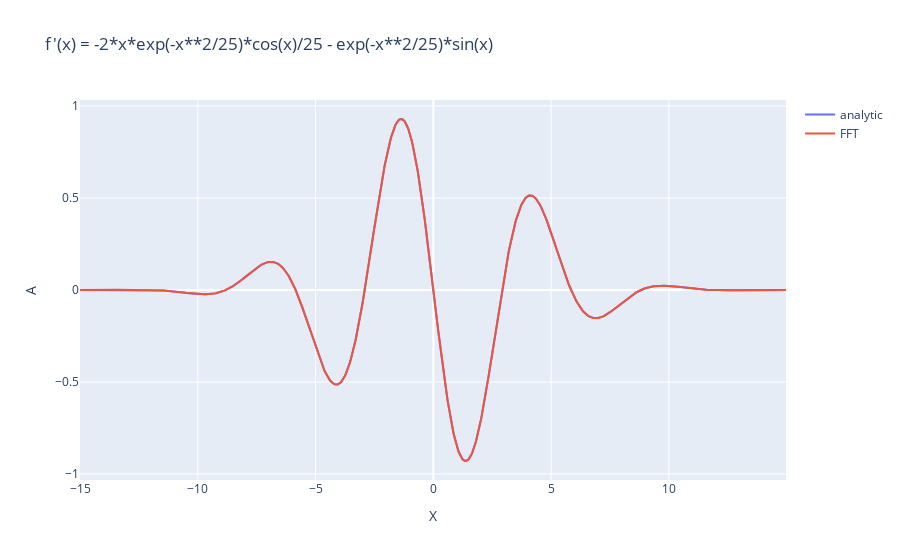

This figure's notebook cell:
### Code cell
# plot A with plotly
import plotly.graph_objects as go
fig = go.Figure()
fig.add_trace(go.Scatter(x=X.real, y=du.real, mode='lines', name='analytic'))
fig.add_trace(go.Scatter(x=X.real, y=duFFT_cp2.get().real, mode='lines', name='FFT'))
# fig.add_trace(go.Scatter(x=X, y=A.imag, mode='lines', name='imag'))

# title
fig.update_layout(title=f'f\'(x) = {dy_x}', xaxis_title='X', yaxis_title='A')
fig.show()

### Figure 1 — Plotly figure (JSON) as saved in the notebook; plotly's stock layout.template omitted (floating-point values rounded to 4 significant figures; data arrays with more than 128 entries replaced by an {"elided": "..."} marker saying what was removed)
{"data": [{"mode": "lines", "name": "analytic", "type": "scatter", "x": {"elided": "1024 float values"}, "y": {"elided": "1024 float values"}}, {"mode": "lines", "name": "FFT", "type": "scatter", "x": {"elided": "1024 float values"}, "y": {"elided": "1024 float values"}}], "layout": {"title": {"text": "f'(x) = -2*x*exp(-x**2/25)*cos(x)/25 - exp(-x**2/25)*sin(x)"}, "xaxis": {"title": {"text": "X"}}, "yaxis": {"title": {"text": "A"}}}}
